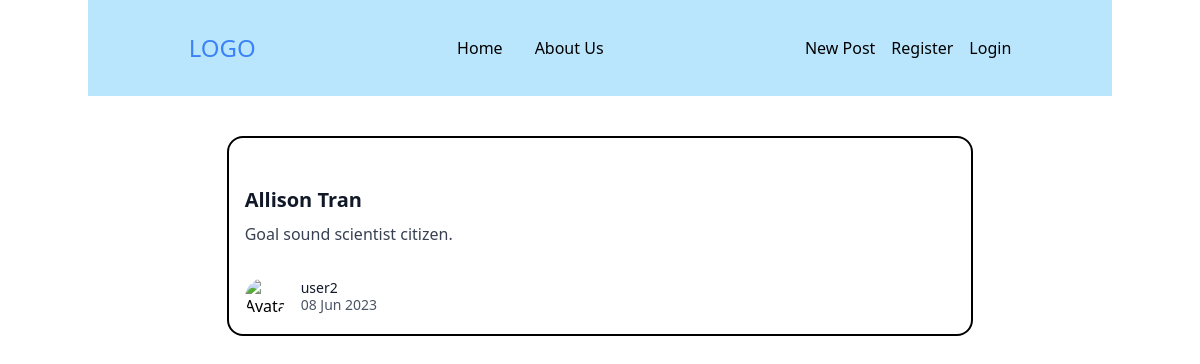
Screenshot of /post/207/ with the database file from the repository.
### blog/models.py (models this page shows, shortened)
class Post(models.Model):
    post_title=models.CharField(max_length=100)
    post_content=models.TextField()
    post_date=models.DateTimeField(default=timezone.now)
    post_author=models.ForeignKey(User, on_delete=models.CASCADE)

### blog/views.py (the view)
# urls.py: path('post/<int:pk>/', PostDetail.as_view(template_name='blog/post_detail.html'),name='post_detail'),
class PostDetail(DetailView):
    model = Post
    context_object_name = 'post'

### blog/templates/blog/post_detail.html (shortened to what this page needs)
{% extends 'blog/base.html' %}
{% block content %}
     <div class="p-10">
    <div class=" w-full lg:max-w-full lg:flex">
      <div class="border-2 border-black rounded-2xl p-4 w-2/3 mx-auto mb-2 ">
        <div class="my-8">
          <div class="text-gray-900 font-bold text-xl mb-2">{{ post.post_title }}</div>
          <p class="text-gray-700 text-base">{{ post.post_content }}</p>
        </div>
        <div class="flex items-center">
          <img class="w-10 h-10 rounded-full mr-4" src='{{ post.post_author.profile.profile_image.url }}'  alt="Avatar of Writer">
          <div class="text-sm">
            <p class="text-gray-900 leading-none">{{ post.post_author }}</p>
            <p class="text-gray-600">{{ post.post_date | date:'d M Y'}}</p>
          </div>
        </div>
      </div>
    </div>
  </div>
{% endblock content %}

### rows the page displays
Post: post_title "Allison Tran", post_content "Goal sound scientist citizen.", post_author "user2", post_date "08 Jun 2023"
